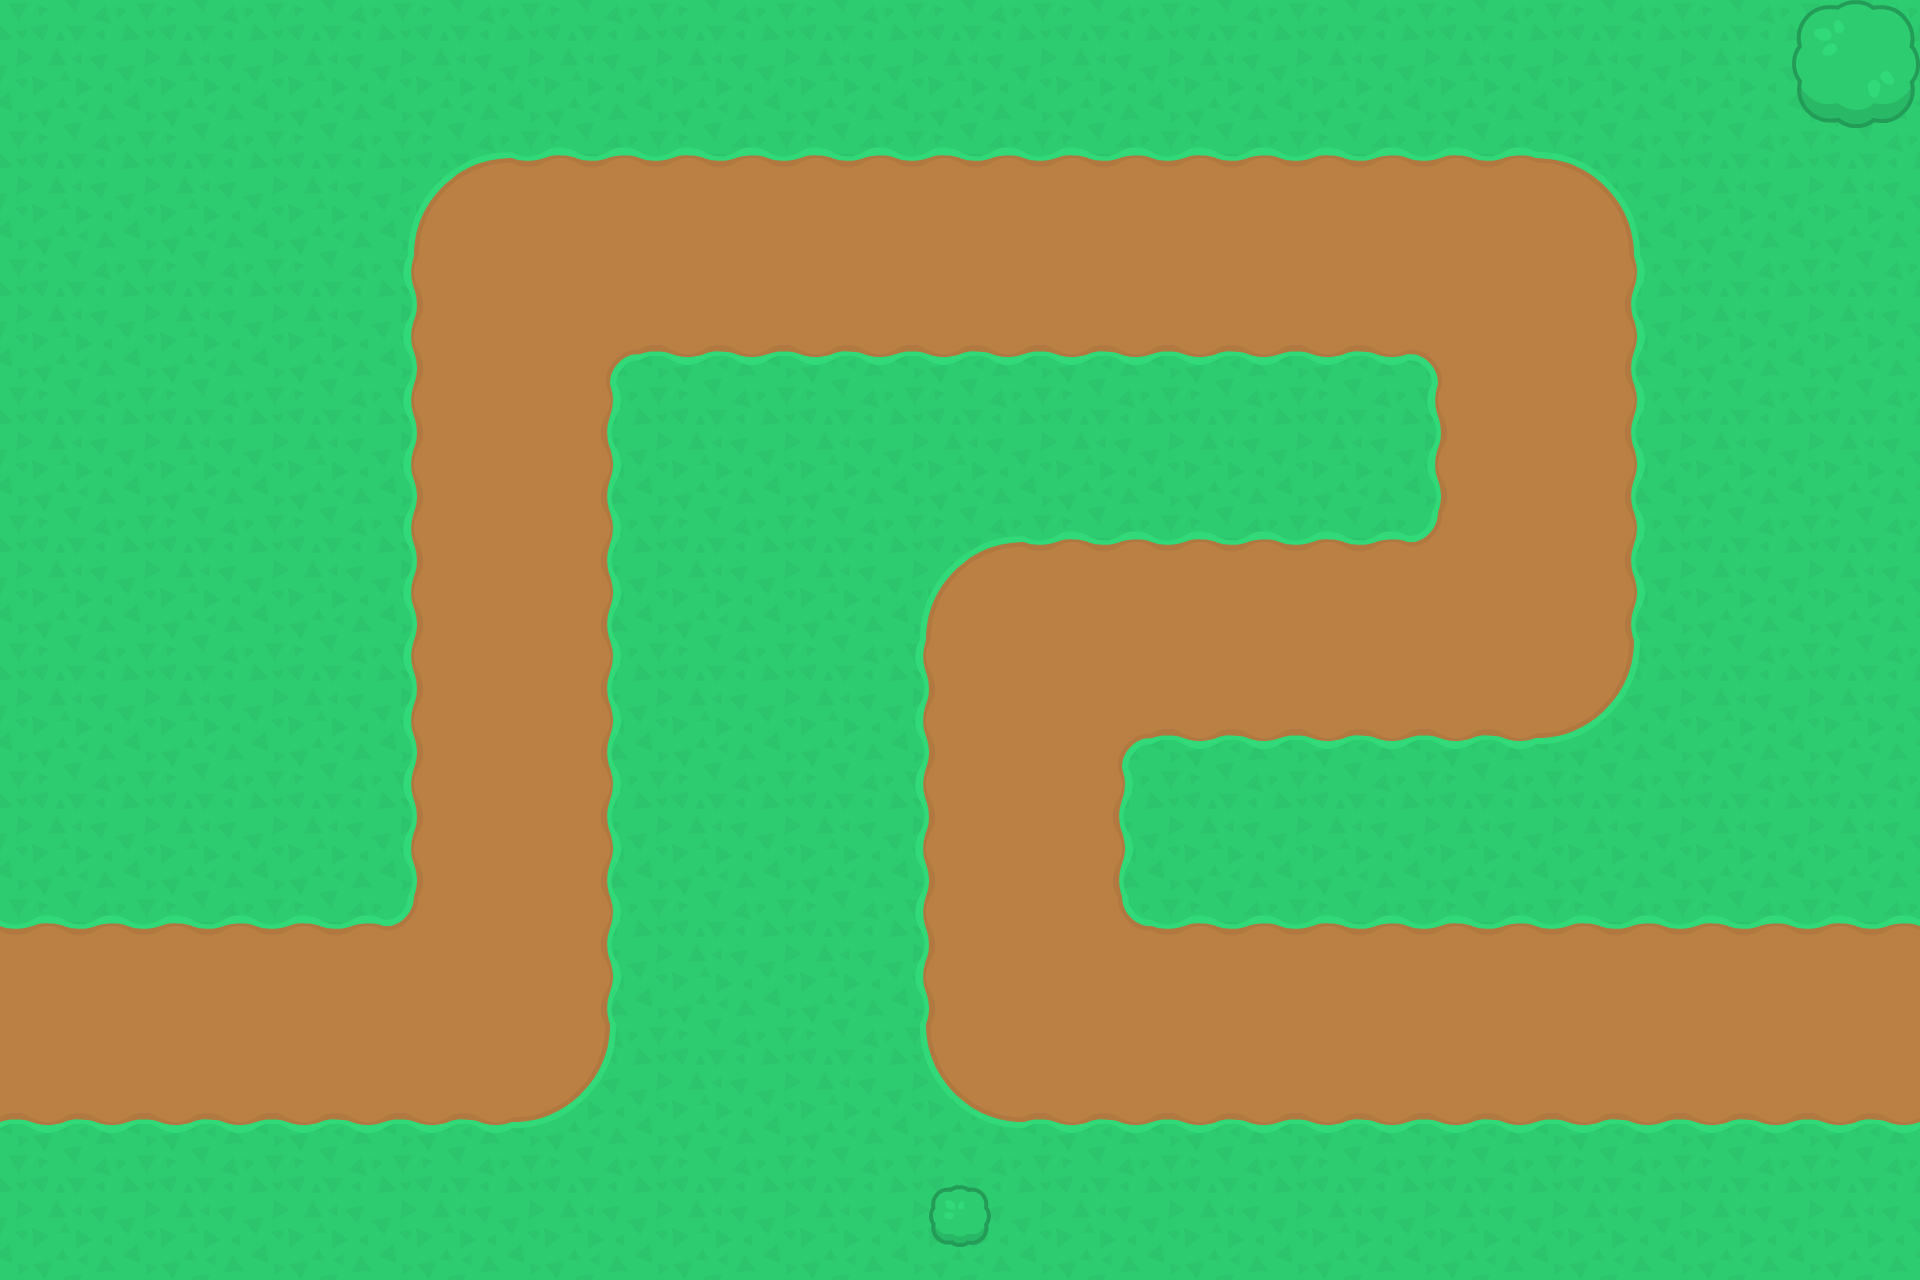

Below is a game level as drawn by its tile map, then a one-line description and the .tmx that defines it (tile-layer data replaced by summaries):
An orthogonal 15x10 tile map with 128x128 px tiles, 2 tile layers (ground, vegetation) and 7 objects (2x 1, 2x 2, 2x 3, path).

<map version="1.2" tiledversion="1.3.5" orientation="orthogonal" renderorder="right-down" width="15" height="10" tilewidth="128" tileheight="128" infinite="0" nextlayerid="6" nextobjectid="11">
 <tileset firstgid="1" name="tower_defense" tilewidth="128" tileheight="128" tilecount="299" columns="23">
  <image source="../images/tilesheet.png" width="2944" height="1664" />
 </tileset>
 <layer id="1" name="ground" width="15" height="10">
  <data>[150 cells, 150 non-empty, 13 distinct tile ids]</data>
 </layer>
 <objectgroup id="3" name="path">
  <object id="2" name="path" x="0" y="1024">
   <polyline points="-1024,0 512,0 512,-768 1536,-768 1536,-384 1024,-384 1024,0 2048,0" />
  </object>
 </objectgroup>
 <objectgroup id="5" name="enemies">
  <object id="5" type="1" x="-128" y="1024">
   <point />
  </object>
  <object id="6" type="1" x="-256" y="1024">
   <point />
  </object>
  <object id="7" type="2" x="-512" y="1024">
   <point />
  </object>
  <object id="8" type="2" x="-640" y="1024">
   <point />
  </object>
  <object id="9" type="3" x="-896" y="1024">
   <point />
  </object>
  <object id="10" type="3" x="-1024" y="1024">
   <point />
  </object>
 </objectgroup>
 <layer id="2" name="vegetation" width="15" height="10">
  <data>[150 cells, 2 non-empty, 2 distinct tile ids]</data>
 </layer>
</map>
